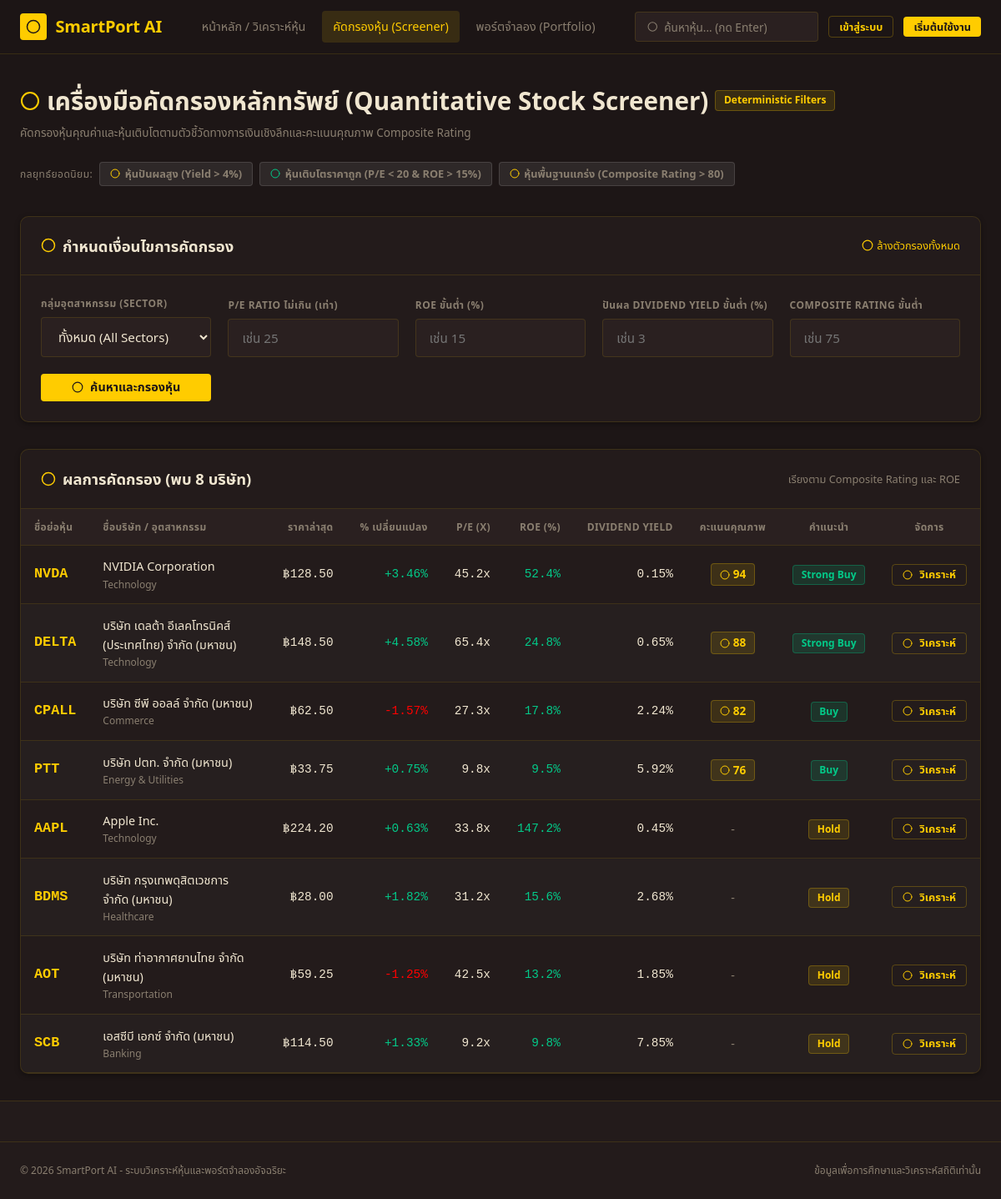
Page /pages/screener.php on the committed database.
### tables this page shows
CREATE TABLE `stocks` (
    `id` INT AUTO_INCREMENT PRIMARY KEY,
    `symbol` VARCHAR(20) NOT NULL UNIQUE COMMENT 'ชื่อย่อหุ้น เช่น PTT, CPALL, DELTA, NVDA',
    `name_th` VARCHAR(150) NULL COMMENT 'ชื่อบริษัทภาษาไทย',
    `name_en` VARCHAR(150) NOT NULL COMMENT 'ชื่อบริษัทภาษาอังกฤษ',
    `market` VARCHAR(20) NOT NULL DEFAULT 'SET' COMMENT 'ตลาดหลักทรัพย์ เช่น SET, mai, NASDAQ',
    `sector` VARCHAR(50) NOT NULL COMMENT 'กลุ่มอุตสาหกรรม',
    `current_price` DECIMAL(10,2) NOT NULL COMMENT 'ราคาล่าสุด',
    `previous_close` DECIMAL(10,2) NOT NULL COMMENT 'ราคาปิดวันก่อนหน้า',
    `price_change` DECIMAL(10,2) NOT NULL COMMENT 'ราคาที่เปลี่ยนแปลง (+/-)',
    `percent_change` DECIMAL(6,2) NOT NULL COMMENT 'เปอร์เซ็นต์ที่เปลี่ยนแปลง (+/- %)',
    `day_high` DECIMAL(10,2) NOT NULL COMMENT 'ราคาสูงสุดของวัน',
    `day_low` DECIMAL(10,2) NOT NULL COMMENT 'ราคาต่ำสุดของวัน',
    `volume` BIGINT NOT NULL DEFAULT 0 COMMENT 'ปริมาณการซื้อขาย',
    `market_cap` DECIMAL(18,2) NOT NULL DEFAULT 0.00 COMMENT 'มูลค่าหลักทรัพย์ตามราคาตลาด (ล้านบาท/ดอลลาร์)',
    `updated_at` TIMESTAMP DEFAULT CURRENT_TIMESTAMP ON UPDATE CURRENT_TIMESTAMP,
    INDEX `idx_stock_symbol` (`symbol`),
    INDEX `idx_stock_sector` (`sector`),
    INDEX `idx_stock_market` (`market`)
);

CREATE TABLE `financial_metrics` (
    `id` INT AUTO_INCREMENT PRIMARY KEY,
    `stock_id` INT NOT NULL,
    `pe_ratio` DECIMAL(8,2) NULL COMMENT 'Price to Earnings Ratio',
    `eps` DECIMAL(8,2) NULL COMMENT 'Earnings Per Share (กำไรต่อหุ้น)',
    `roe` DECIMAL(6,2) NULL COMMENT 'Return on Equity (% ผลตอบแทนต่อส่วนของผู้ถือหุ้น)',
    `roa` DECIMAL(6,2) NULL COMMENT 'Return on Assets (% ผลตอบแทนต่อสินทรัพย์รวม)',
    `pbv_ratio` DECIMAL(8,2) NULL COMMENT 'Price to Book Value',
    `dividend_yield` DECIMAL(6,2) NULL COMMENT 'Dividend Yield (% อัตราปันผลตอบแทน)',
    `revenue` DECIMAL(18,2) NULL COMMENT 'รายได้รวม (Total Revenue)',
    `revenue_growth_yoy` DECIMAL(6,2) NULL COMMENT 'การเติบโตของรายได้เทียบปีก่อน (% YoY)',
    `net_profit` DECIMAL(18,2) NULL COMMENT 'กำไรสุทธิ (Net Profit)',
    `net_profit_margin` DECIMAL(6,2) NULL COMMENT 'อัตรากำไรสุทธิ (% Net Margin)',
    `de_ratio` DECIMAL(6,2) NULL COMMENT 'Debt to Equity (หนี้สินต่อทุน)',
    `current_ratio` DECIMAL(6,2) NULL COMMENT 'Current Ratio (อัตราส่วนสภาพคล่อง)',
    `free_cash_flow` DECIMAL(18,2) NULL COMMENT 'กระแสเงินสดอิสระ (Free Cash Flow)',
    `fiscal_year` INT NOT NULL COMMENT 'ปีงบการเงิน',
    `quarter` ENUM('Q1', 'Q2', 'Q3', 'Q4', 'FY') NOT NULL DEFAULT 'FY' COMMENT 'ไตรมาส',
    `updated_at` TIMESTAMP DEFAULT CURRENT_TIMESTAMP ON UPDATE CURRENT_TIMESTAMP,
    FOREIGN KEY (`stock_id`) REFERENCES `stocks`(`id`) ON DELETE CASCADE,
    UNIQUE KEY `uk_stock_fiscal` (`stock_id`, `fiscal_year`, `quarter`)
);

CREATE TABLE `ai_analyses` (
    `id` INT AUTO_INCREMENT PRIMARY KEY,
    `stock_id` INT NOT NULL,
    `total_score` INT NOT NULL COMMENT 'คะแนนภาพรวม AI (0 - 100)',
    `growth_score` INT NOT NULL COMMENT 'คะแนนด้านการเติบโต (0 - 100)',
    `profitability_score` INT NOT NULL COMMENT 'คะแนนความสามารถทำกำไร (0 - 100)',
    `financial_health_score` INT NOT NULL COMMENT 'คะแนนสุขภาพทางการเงิน (0 - 100)',
    `valuation_score` INT NOT NULL COMMENT 'คะแนนความคุ้มค่าของราคา (0 - 100)',
    `recommendation` ENUM('Strong Buy', 'Buy', 'Hold', 'Wait & See', 'Sell') NOT NULL DEFAULT 'Hold' COMMENT 'คำแนะนำจาก AI',
    `summary_th` TEXT NOT NULL COMMENT 'บทสรุปภาพรวมผู้บริหารภาษาไทย',
    `strengths_json` JSON NOT NULL COMMENT 'รายการจุดเด่น/โอกาส (Array of strings)',
    `risks_json` JSON NOT NULL COMMENT 'รายการความเสี่ยง/จุดควรระวัง (Array of strings)',
    `ai_model` VARCHAR(50) DEFAULT 'Gemini Financial Analyst Engine',
    `analyzed_at` TIMESTAMP DEFAULT CURRENT_TIMESTAMP,
    FOREIGN KEY (`stock_id`) REFERENCES `stocks`(`id`) ON DELETE CASCADE,
    INDEX `idx_ai_stock` (`stock_id`)
);

### pages/screener.php (the view, shortened to what the rows shown need)
<?php
require_once __DIR__ . '/../functions/helpers.php';
require_once __DIR__ . '/../functions/icons.php';
require_once __DIR__ . '/../functions/auth.php';
require_once __DIR__ . '/../functions/stocks.php';
$pdo = getDbConnection();
$filters = [
    'sector'    => (string)($_GET['sector'] ?? 'all'),
    'max_pe'    => isset($_GET['max_pe']) && $_GET['max_pe'] !== '' ? (float)$_GET['max_pe'] : null,
    'min_roe'   => isset($_GET['min_roe']) && $_GET['min_roe'] !== '' ? (float)$_GET['min_roe'] : null,
    'min_yield' => isset($_GET['min_yield']) && $_GET['min_yield'] !== '' ? (float)$_GET['min_yield'] : null,
    'min_score' => isset($_GET['min_score']) && $_GET['min_score'] !== '' ? (int)$_GET['min_score'] : null,
];
$screenedStocks = screenStocks($pdo, $filters);
?>
<!DOCTYPE html>
<html lang="th">
<head>
  <link rel="stylesheet" href="<?= e(CSS_URL) ?>/variables.css">
  <link rel="stylesheet" href="<?= e(CSS_URL) ?>/layout.css">
  <link rel="stylesheet" href="<?= e(CSS_URL) ?>/components.css">
</head>
<body>
          <?= icon('chart-bar', '', 18, '#1D1616') ?>
  <main class="main-content">
    <div class="container">
      <div style="margin-bottom: 1.5rem;">
        <div style="display: flex; align-items: center; gap: 0.5rem; margin-bottom: 0.25rem;">
          <h1 style="font-size: 1.85rem; color: var(--text-primary); display: flex; align-items: center; gap: 0.5rem;">
            <?= icon('filter', 'text-gold', 24) ?> เครื่องมือคัดกรองหลักทรัพย์ (Quantitative Stock Screener)
          </h1>
        </div>
      </div>
      <div class="card" style="margin-bottom: 2rem;">
        <div class="card-header">
          <h2 class="card-title">
            <?= icon('sliders', 'text-gold', 18) ?> กำหนดเงื่อนไขการคัดกรอง
          </h2>
        </div>
      </div>
      <div class="card">
        <div class="card-header">
          <h2 class="card-title">
            <?= icon('chart-bar', 'text-gold', 18) ?> ผลการคัดกรอง (พบ <?= count($screenedStocks) ?> บริษัท)
          </h2>
        </div>
        <div class="table-responsive">
          <table class="financial-table">
            <thead>
              <tr>
                <th>ชื่อย่อหุ้น</th>
                <th>ชื่อบริษัท / อุตสาหกรรม</th>
                <th style="text-align: right;">ราคาล่าสุด</th>
                <th style="text-align: right;">% เปลี่ยนแปลง</th>
                <th style="text-align: right;">P/E (x)</th>
                <th style="text-align: right;">ROE (%)</th>
                <th style="text-align: right;">Dividend Yield</th>
                <th style="text-align: center;">คะแนนคุณภาพ</th>
                <th style="text-align: center;">คำแนะนำ</th>
                <th style="text-align: center;">จัดการ</th>
              </tr>
            </thead>
            <tbody>
              <?php if (empty($screenedStocks)): ?>
                <tr>
                  <td colspan="10" style="text-align: center; padding: 2.5rem; color: var(--text-muted);">
                    ไม่พบหุ้นที่ตรงกับเงื่อนไขที่กำหนด กรุณาลองปรับลดเงื่อนไขการกรอง
                  </td>
                </tr>
              <?php else: ?>
                <?php foreach ($screenedStocks as $s): ?>
                  <tr>
                    <td>
                      <a href="<?= e(BASE_URL) ?>/index.php?symbol=<?= e($s['symbol']) ?>" style="font-weight: 700; color: var(--accent-gold); font-family: var(--font-mono); font-size: 1.05rem; white-space: nowrap;">
                        <?= e($s['symbol']) ?>
                      </a>
                    </td>
                    <td>
                      <div style="font-weight: 500;"><?= e($s['name_th'] ?: $s['name_en']) ?></div>
                      <div style="font-size: 0.75rem; color: var(--text-muted);"><?= e($s['sector']) ?></div>
                    </td>
                    <td class="num font-bold">
                      ฿<?= number_format((float)$s['current_price'], 2) ?>
                    </td>
                    <td class="num <?= getPnlColorClass((float)$s['percent_change']) ?>">
                      <?= formatPercent((float)$s['percent_change']) ?>
                    </td>
                    <td class="num">
                      <?= $s['pe_ratio'] ? number_format((float)$s['pe_ratio'], 1) . 'x' : '-' ?>
                    </td>
                    <td class="num font-bold" style="color: var(--color-success);">
                      <?= $s['roe'] ? number_format((float)$s['roe'], 1) . '%' : '-' ?>
                    </td>
                    <td class="num">
                      <?= $s['dividend_yield'] ? number_format((float)$s['dividend_yield'], 2) . '%' : '-' ?>
                    </td>
                    <td style="text-align: center;">
                      <?php if ($s['total_score']): ?>
                        <span class="badge" style="background: var(--accent-gold-subtle); color: var(--accent-gold); border: 1px solid var(--accent-gold-border); font-size: 0.85rem; display: inline-flex; align-items: center; gap: 4px;">
                          <?= icon('star', 'text-gold', 12) ?> <?= (int)$s['total_score'] ?>
                        </span>
                      <?php else: ?>
                        <span style="color: var(--text-muted);">-</span>
                      <?php endif; ?>
                    </td>
                    <td style="text-align: center;">
                      <?php
                      $rec = (string)($s['recommendation'] ?? '');
                      $badgeClass = ($rec === 'Strong Buy' || $rec === 'Buy') ? 'badge-gain' : (($rec === 'Sell') ? 'badge-loss' : 'badge-gold');
                      ?>
                      <span class="badge <?= $badgeClass ?>">
                        <?= e($rec ?: 'Hold') ?>
                      </span>
                    </td>
                    <td style="text-align: center;">
                      <a href="<?= e(BASE_URL) ?>/index.php?symbol=<?= e($s['symbol']) ?>" class="btn btn-outline btn-sm">
                        <?= icon('bot', '', 12) ?> วิเคราะห์
                      </a>
                    </td>
                  </tr>
                <?php endforeach; ?>
              <?php endif; ?>
            </tbody>
          </table>
        </div>
      </div>
    </div>
  </main>
</body>
</html>

### functions/icons.php (shortened to what the rows shown need)
<?php
function icon(string $name, string $class = '', int $size = 18, string $color = 'currentColor'): string
{
    $classAttr = $class !== '' ? ' class="' . htmlspecialchars($class, ENT_QUOTES, 'UTF-8') . '"' : '';
    $styleAttr = 'style="display: inline-block; vertical-align: middle;"';
    $path = $svgPaths[$name] ?? '<circle cx="12" cy="12" r="10"></circle>';
    return sprintf(
        '<svg xmlns="http://www.w3.org/2000/svg" width="%d" height="%d" viewBox="0 0 24 24" fill="none" stroke="%s" stroke-width="2" stroke-linecap="round" stroke-linejoin="round"%s %s>%s</svg>',
        $size,
        $size,
        htmlspecialchars($color, ENT_QUOTES, 'UTF-8'),
        $classAttr,
        $styleAttr,
        $path
    );
}

### rows in the picture
stocks: symbol "NVDA", name_th "NVIDIA Corporation", sector "Technology", current_price "128.50", percent_change "+3.46%", financial_metrics.pe_ratio "45.2", financial_metrics.roe "52.4", financial_metrics.dividend_yield "0.15", ai_analyses.total_score "94", ai_analyses.recommendation "Strong Buy"
stocks: symbol "DELTA", name_th "บริษัท เดลต้า อีเลคโทรนิคส์ (ประเทศไทย) จำกัด (มหาชน)", sector "Technology", current_price "148.50", percent_change "+4.58%", financial_metrics.pe_ratio "65.4", financial_metrics.roe "24.8", financial_metrics.dividend_yield "0.65", ai_analyses.total_score "88", ai_analyses.recommendation "Strong Buy"
stocks: symbol "CPALL", name_th "บริษัท ซีพี ออลล์ จำกัด (มหาชน)", sector "Commerce", current_price "62.50", percent_change "-1.57%", financial_metrics.pe_ratio "27.3", financial_metrics.roe "17.8", financial_metrics.dividend_yield "2.24", ai_analyses.total_score "82", ai_analyses.recommendation "Buy"
stocks: symbol "PTT", name_th "บริษัท ปตท. จำกัด (มหาชน)", sector "Energy & Utilities", current_price "33.75", percent_change "+0.75%", financial_metrics.pe_ratio "9.8", financial_metrics.roe "9.5", financial_metrics.dividend_yield "5.92", ai_analyses.total_score "76", ai_analyses.recommendation "Buy"
financial_metrics: stock.symbol "AAPL", stock.name_th "Apple Inc.", stock.sector "Technology", stock.current_price "224.20", stock.percent_change "+0.63%", pe_ratio "33.8", roe "147.2", dividend_yield "0.45", rec "Hold"
financial_metrics: stock.symbol "BDMS", stock.name_th "บริษัท กรุงเทพดุสิตเวชการ จำกัด (มหาชน)", stock.sector "Healthcare", stock.current_price "28.00", stock.percent_change "+1.82%", pe_ratio "31.2", roe "15.6", dividend_yield "2.68", rec "Hold"
financial_metrics: stock.symbol "AOT", stock.name_th "บริษัท ท่าอากาศยานไทย จำกัด (มหาชน)", stock.sector "Transportation", stock.current_price "59.25", stock.percent_change "-1.25%", pe_ratio "42.5", roe "13.2", dividend_yield "1.85", rec "Hold"
financial_metrics: stock.symbol "SCB", stock.name_th "เอสซีบี เอกซ์ จำกัด (มหาชน)", stock.sector "Banking", stock.current_price "114.50", stock.percent_change "+1.33%", pe_ratio "9.2", roe "9.8", dividend_yield "7.85", rec "Hold"

### other values in the picture
count($screenedStocks) "8"
